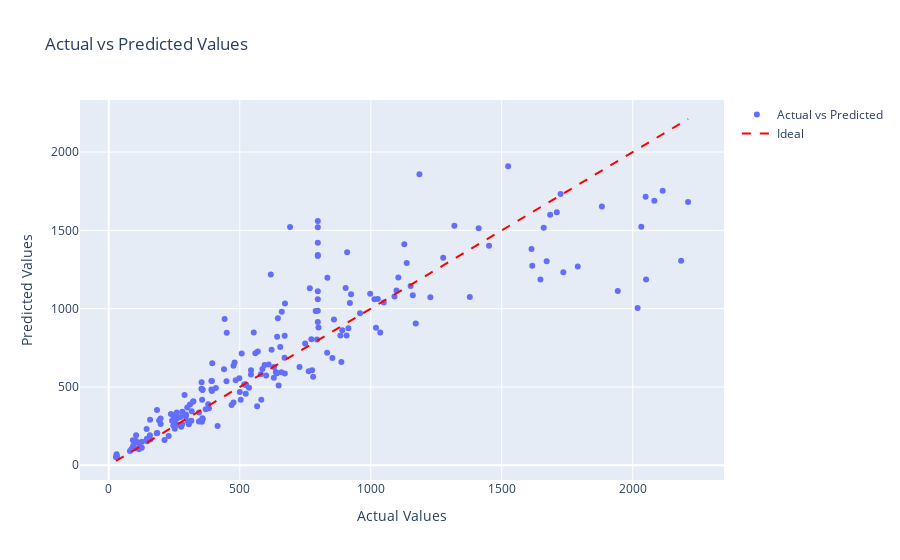

The cell this chart's notebook holds for it:
### Code cell
# Here's Comparisions of the Actual and Predicted results
import plotly.graph_objects as go

# Predict on the test set
y_pred = model.predict(x_test)

# Create a scatter plot with actual vs predicted values
fig = go.Figure()

fig.add_trace(go.Scatter(
    x=y_test.flatten(),
    y=y_pred,
    mode='markers',
    name='Actual vs Predicted'
))

# Add a line representing the ideal case
fig.add_trace(go.Scatter(
    x=[min(y_test.flatten()), max(y_test.flatten())],
    y=[min(y_test.flatten()), max(y_test.flatten())],
    mode='lines',
    name='Ideal',
    line=dict(color='red', dash='dash')
))

fig.update_layout(
    title='Actual vs Predicted Values',
    xaxis_title='Actual Values',
    yaxis_title='Predicted Values',
    showlegend=True,
)

fig.show()

### Figure 1 — Plotly figure (JSON) as saved in the notebook; plotly's stock layout.template omitted (floating-point values rounded to 4 significant figures; data arrays with more than 128 entries replaced by an {"elided": "..."} marker saying what was removed)
{"data": [{"mode": "markers", "name": "Actual vs Predicted", "type": "scatter", "x": {"elided": "200 float values"}, "y": {"elided": "200 float values"}}, {"line": {"color": "red", "dash": "dash"}, "mode": "lines", "name": "Ideal", "type": "scatter", "x": [27.36, 2211.0], "y": [27.36, 2211.0]}], "layout": {"showlegend": true, "title": {"text": "Actual vs Predicted Values"}, "xaxis": {"title": {"text": "Actual Values"}}, "yaxis": {"title": {"text": "Predicted Values"}}}}
